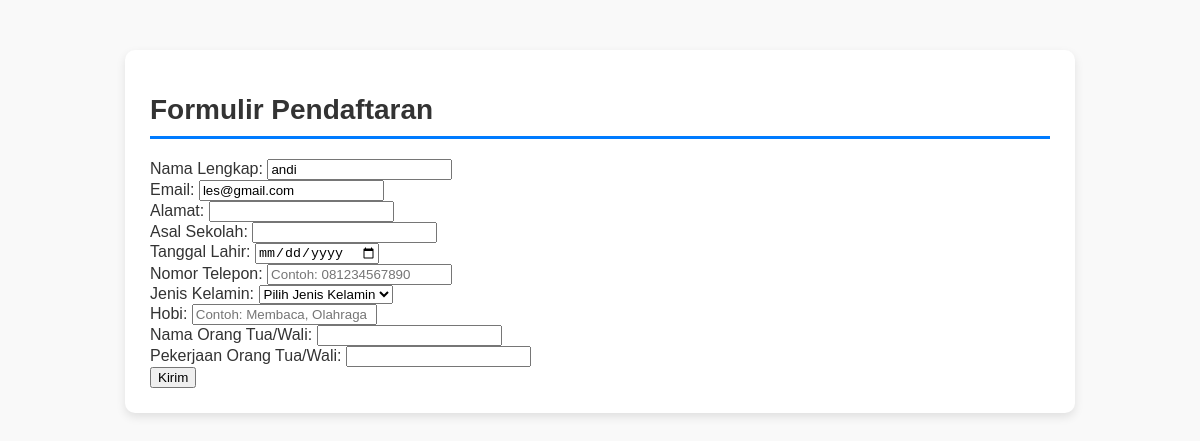
The page /form/1 on the database as committed earlier.
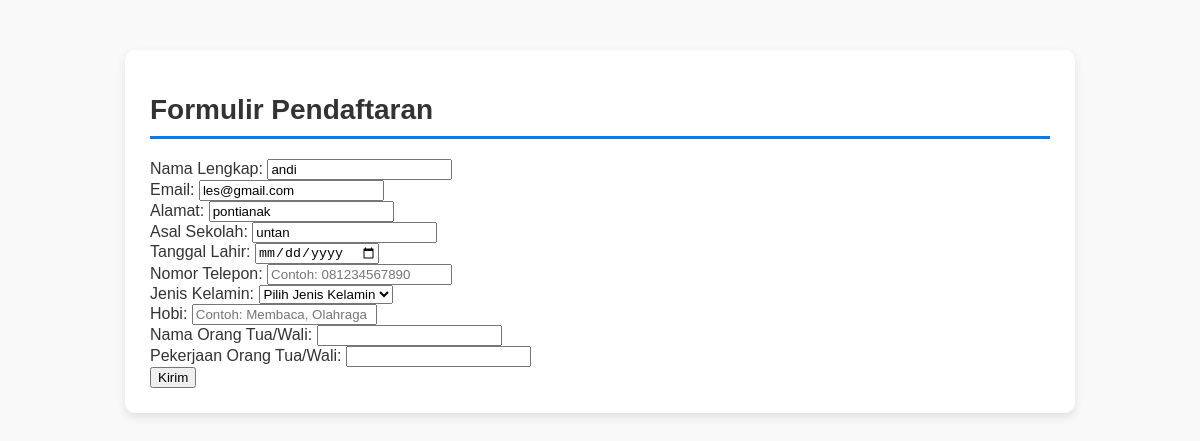
The same page on the database as committed later.
### models.py (models this page shows)
class User(db.Model):
    id = db.Column(db.Integer, primary_key=True)
    name = db.Column(db.String(100), nullable=False)
    email = db.Column(db.String(100), unique=True, nullable=False)
    password = db.Column(db.String(100), nullable=False)
    status = db.Column(db.String(20), default='Pending')  # Pending, Approved, Rejected
    school = db.Column(db.String(100), nullable=True)  # Asal sekolah
    address = db.Column(db.String(200), nullable=True)  # Alamat
    birth_date = db.Column(db.Date, nullable=True)  # Tanggal lahir
    phone = db.Column(db.String(15), nullable=True)  # Nomor telepon
    gender = db.Column(db.String(20), nullable=True)  # Jenis kelamin
    hobby = db.Column(db.String(200), nullable=True)  # Hobi
    parent_name = db.Column(db.String(100), nullable=True)  # Nama orang tua/wali
    parent_job = db.Column(db.String(100), nullable=True)  # Pekerjaan orang tua/wali
    created_at = db.Column(db.DateTime, default=datetime.utcnow)  # Waktu pendaftaran

### app.py (the view, shortened to what this page needs)
@app.route('/form/<int:user_id>', methods=['GET', 'POST'])
def form(user_id):
    user = User.query.get(user_id)
    return render_template('form.html', user=user)

### templates/form.html (shortened to what this page needs)
<!DOCTYPE html>
<html>
<head>
    <link rel="stylesheet" type="text/css" href="{{ url_for('static', filename='css/styles.css') }}">
</head>
<body>
    <div class="container">
        <h1>Formulir Pendaftaran</h1>
        <form method="POST">
            <label>Nama Lengkap:</label>
            <input type="text" name="full_name" value="{{ user.name }}" readonly><br>
            <label>Email:</label>
            <input type="email" name="email" value="{{ user.email }}" readonly><br>
            <label>Alamat:</label>
            <input type="text" name="address" value="{{ user.address or '' }}" required><br>
            <label>Asal Sekolah:</label>
            <input type="text" name="school" value="{{ user.school or '' }}" required><br>
            <label>Tanggal Lahir:</label>
            <input type="date" name="birth_date" required><br>
            <label>Nomor Telepon:</label>
            <input type="tel" name="phone" pattern="[0-9]{10,15}" placeholder="Contoh: 081234567890" required><br>
            <label>Jenis Kelamin:</label>
            <select name="gender" required>
                <option value="" disabled selected>Pilih Jenis Kelamin</option>
            </select><br>
            <label>Hobi:</label>
            <input type="text" name="hobby" placeholder="Contoh: Membaca, Olahraga"><br>
            <label>Nama Orang Tua/Wali:</label>
            <input type="text" name="parent_name" required><br>
            <label>Pekerjaan Orang Tua/Wali:</label>
            <input type="text" name="parent_job" required><br>
            <button type="submit">Kirim</button>
        </form>
    </div>
</body>
</html>

Rows that differ between the two databases and show on the page:
changed User "andi": address (not shown) → "pontianak"; school (not shown) → "untan"
